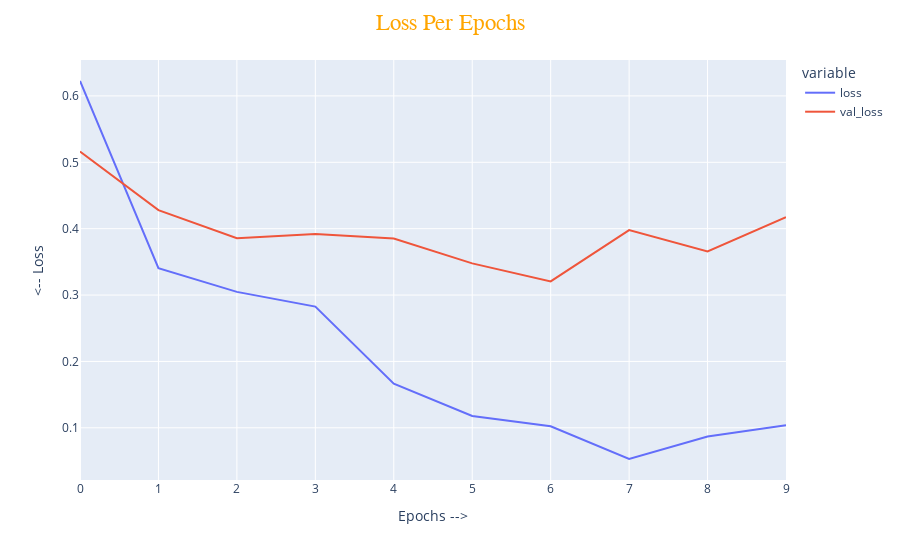
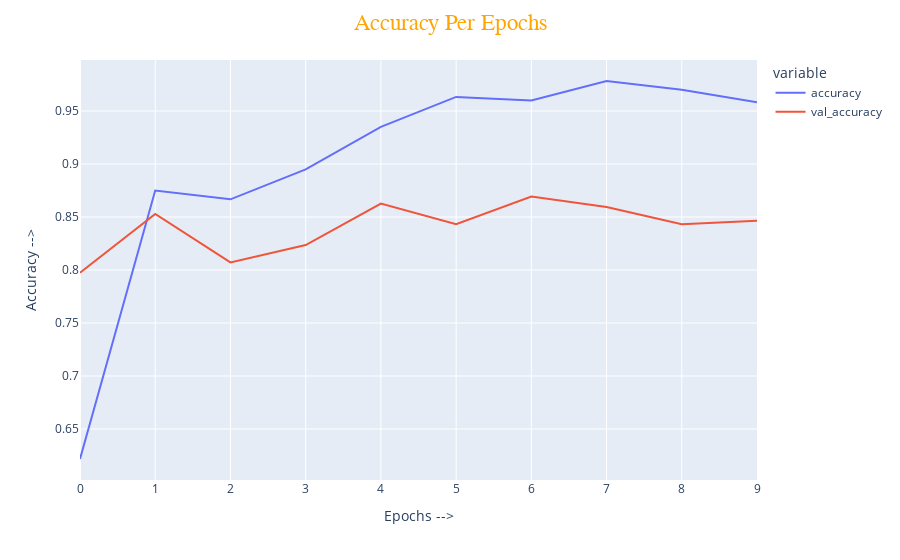

The notebook cell these images were saved under, in order:
### Markdown cell above
## Plotting Loss and Accuracy per Epochs

### Code cell
fig = px.line(training_history[['loss','val_loss']],labels={'value':'<-- Loss','index':'Epochs -->'})
fig.update_layout(title={'text':'Loss Per Epochs','font_size':23,'font_color':'orange','font_family':'Georgia','x':0.5})
fig.show()
fig = px.line(training_history[['accuracy','val_accuracy']],labels={'value':'Accuracy -->','index':'Epochs -->'})
fig.update_layout(title={'text':'Accuracy Per Epochs','font_size':23,'font_color':'orange','font_family':'Georgia','x':0.5})
fig.show()

### Figure 1 — Plotly figure (JSON) as saved in the notebook; plotly's stock layout.template omitted (floating-point values rounded to 4 significant figures)
{"data": [{"hovertemplate": "variable=loss<br>Epochs -->=%{x}<br><-- Loss=%{y}<extra></extra>", "legendgroup": "loss", "line": {"color": "#636efa", "dash": "solid"}, "marker": {"symbol": "circle"}, "mode": "lines", "name": "loss", "orientation": "v", "showlegend": true, "type": "scatter", "x": [0, 1, 2, 3, 4, 5, 6, 7, 8, 9], "xaxis": "x", "y": [0.6225, 0.3406, 0.3048, 0.2826, 0.1664, 0.1178, 0.1023, 0.05302, 0.08698, 0.104], "yaxis": "y"}, {"hovertemplate": "variable=val_loss<br>Epochs -->=%{x}<br><-- Loss=%{y}<extra></extra>", "legendgroup": "val_loss", "line": {"color": "#EF553B", "dash": "solid"}, "marker": {"symbol": "circle"}, "mode": "lines", "name": "val_loss", "orientation": "v", "showlegend": true, "type": "scatter", "x": [0, 1, 2, 3, 4, 5, 6, 7, 8, 9], "xaxis": "x", "y": [0.5162, 0.428, 0.3857, 0.3918, 0.3852, 0.3477, 0.3206, 0.3979, 0.3657, 0.4173], "yaxis": "y"}], "layout": {"legend": {"title": {"text": "variable"}, "tracegroupgap": 0}, "margin": {"t": 60}, "title": {"font": {"color": "orange", "family": "Georgia", "size": 23}, "text": "Loss Per Epochs", "x": 0.5}, "xaxis": {"anchor": "y", "domain": [0, 1], "title": {"text": "Epochs -->"}}, "yaxis": {"anchor": "x", "domain": [0, 1], "title": {"text": "<-- Loss"}}}}

### Figure 2 — Plotly figure (JSON) as saved in the notebook; plotly's stock layout.template omitted (floating-point values rounded to 4 significant figures)
{"data": [{"hovertemplate": "variable=accuracy<br>Epochs -->=%{x}<br>Accuracy -->=%{y}<extra></extra>", "legendgroup": "accuracy", "line": {"color": "#636efa", "dash": "solid"}, "marker": {"symbol": "circle"}, "mode": "lines", "name": "accuracy", "orientation": "v", "showlegend": true, "type": "scatter", "x": [0, 1, 2, 3, 4, 5, 6, 7, 8, 9], "xaxis": "x", "y": [0.6217, 0.875, 0.8667, 0.895, 0.935, 0.9633, 0.96, 0.9783, 0.97, 0.9583], "yaxis": "y"}, {"hovertemplate": "variable=val_accuracy<br>Epochs -->=%{x}<br>Accuracy -->=%{y}<extra></extra>", "legendgroup": "val_accuracy", "line": {"color": "#EF553B", "dash": "solid"}, "marker": {"symbol": "circle"}, "mode": "lines", "name": "val_accuracy", "orientation": "v", "showlegend": true, "type": "scatter", "x": [0, 1, 2, 3, 4, 5, 6, 7, 8, 9], "xaxis": "x", "y": [0.7974, 0.8529, 0.8072, 0.8235, 0.8627, 0.8431, 0.8693, 0.8595, 0.8431, 0.8464], "yaxis": "y"}], "layout": {"legend": {"title": {"text": "variable"}, "tracegroupgap": 0}, "margin": {"t": 60}, "title": {"font": {"color": "orange", "family": "Georgia", "size": 23}, "text": "Accuracy Per Epochs", "x": 0.5}, "xaxis": {"anchor": "y", "domain": [0, 1], "title": {"text": "Epochs -->"}}, "yaxis": {"anchor": "x", "domain": [0, 1], "title": {"text": "Accuracy -->"}}}}
